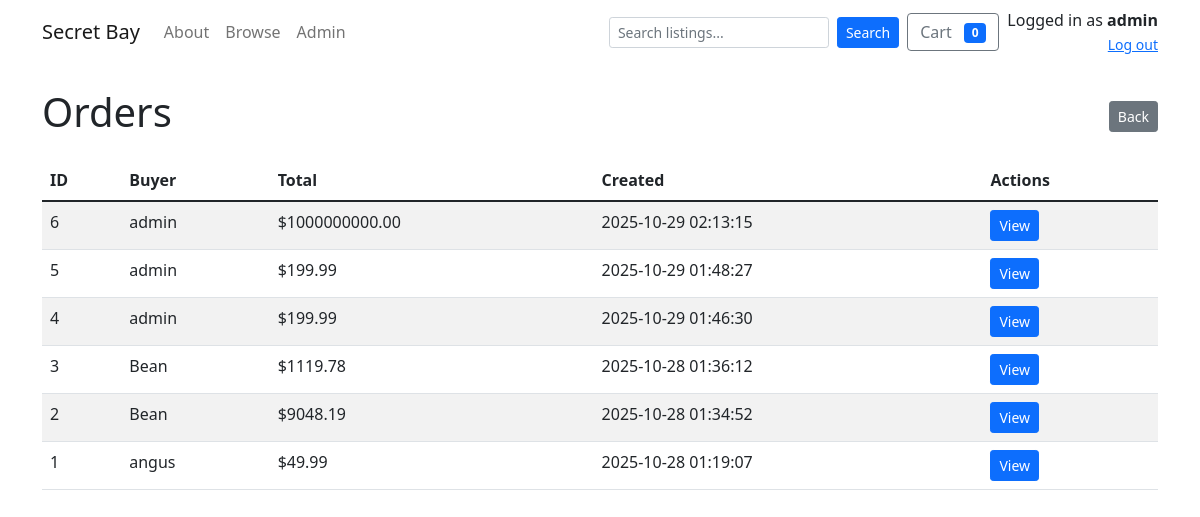
/admin/orders (signed in), run on an earlier commit of the app's database.
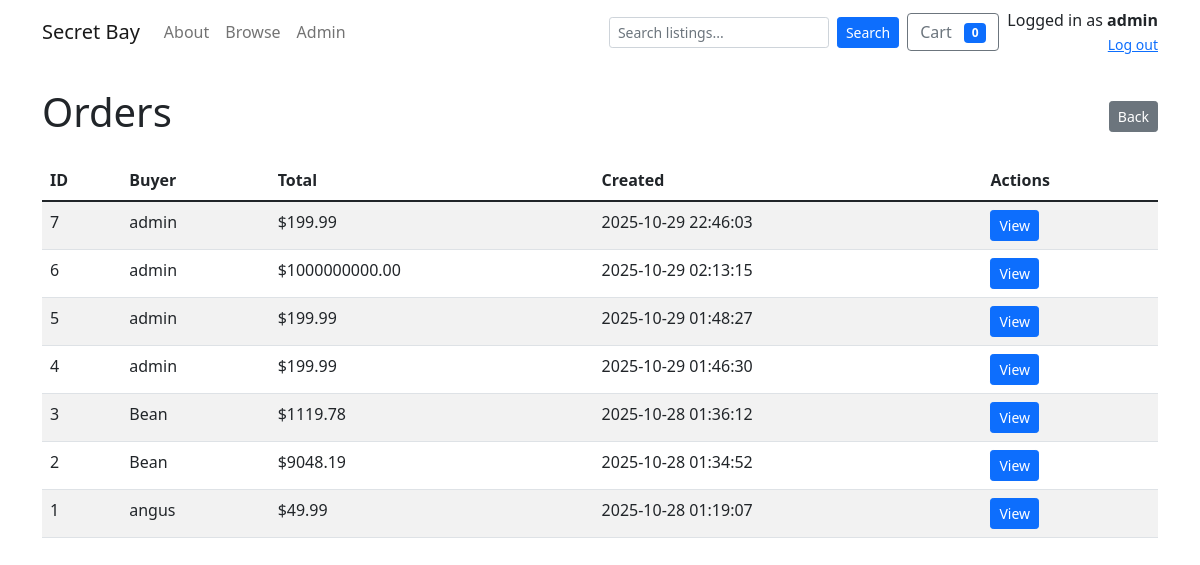
And on a later commit of the database.
### tables this page shows
CREATE TABLE orders (
    id INTEGER PRIMARY KEY AUTOINCREMENT,
    buyer_id INTEGER,
    buyer_name TEXT,
    buyer_email TEXT,
    shipping_address TEXT,
    status TEXT NOT NULL DEFAULT 'pending',
    total REAL NOT NULL CHECK(total >= 0),
    created_at TEXT NOT NULL DEFAULT (datetime('now')),
    FOREIGN KEY(buyer_id) REFERENCES users(id)
);

### app.py (the view)
@app.route('/admin/orders')
@admin_required
def admin_orders():
    conn = get_db_connection()
    cur = conn.cursor()
    cur.execute("SELECT id, buyer_id, buyer_name, total, created_at FROM orders ORDER BY created_at DESC")
    orders = cur.fetchall()
    conn.close()
    return render_template('admin/orders.html', orders=orders)

### app.py (called while the page is built)
def get_db_connection(path=DB_PATH):
    conn = sqlite3.connect(path)
    conn.row_factory = sqlite3.Row
    conn.execute("PRAGMA foreign_keys = ON;")
    return conn

@app.context_processor
def inject_user_permissions():
    uid = session.get('user_id')
    is_admin_flag = False
    if uid:
        conn = get_db_connection()
        cur = conn.cursor()
        cur.execute("SELECT username, is_admin FROM users WHERE id = ?", (uid,))
        u = cur.fetchone()
        conn.close()
        if u:
            allowed_admin_username = 'Bean'
            if (u['username'] and u['username'].strip().lower() == allowed_admin_username.strip().lower()) or u['is_admin']:
                is_admin_flag = True
    return {'current_user_is_admin': is_admin_flag}

### templates/admin/orders.html (shortened to what this page needs)
<!doctype html>
<html lang="en">
<head>
  <link href="https://cdn.jsdelivr.net/npm/bootstrap@5.1.3/dist/css/bootstrap.min.css" rel="stylesheet">
</head>
<body>
  {% include 'navbar.html' %}
  <div class="container my-4">
    <div class="d-flex justify-content-between align-items-center">
      <h1>Orders</h1>
      <a href="{{ url_for('admin_index') }}" class="btn btn-sm btn-secondary">Back</a>
    </div>
    <table class="table table-striped mt-3">
      <thead>
        <tr>
          <th>ID</th>
          <th>Buyer</th>
          <th>Total</th>
          <th>Created</th>
          <th>Actions</th>
        </tr>
      </thead>
      <tbody>
        {% for o in orders %}
          <tr>
            <td>{{ o['id'] }}</td>
            <td>{{ o['buyer_name'] or 'User ' ~ o['buyer_id'] }}</td>
            <td>${{ '%.2f'|format(o['total']) }}</td>
            <td>{{ (o['created_at'] or '')[:19] }}</td>
            <td><a href="{{ url_for('admin_order_detail', order_id=o['id']) }}" class="btn btn-sm btn-primary">View</a></td>
          </tr>
        {% else %}
          <tr><td colspan="5">No orders found.</td></tr>
        {% endfor %}
      </tbody>
    </table>
  </div>
</body>
</html>

What changed in the data, as far as the page shows it:
added orders: id "7", buyer_name "admin", total "199.99", created_at "2025-10-29 22:46:03"
